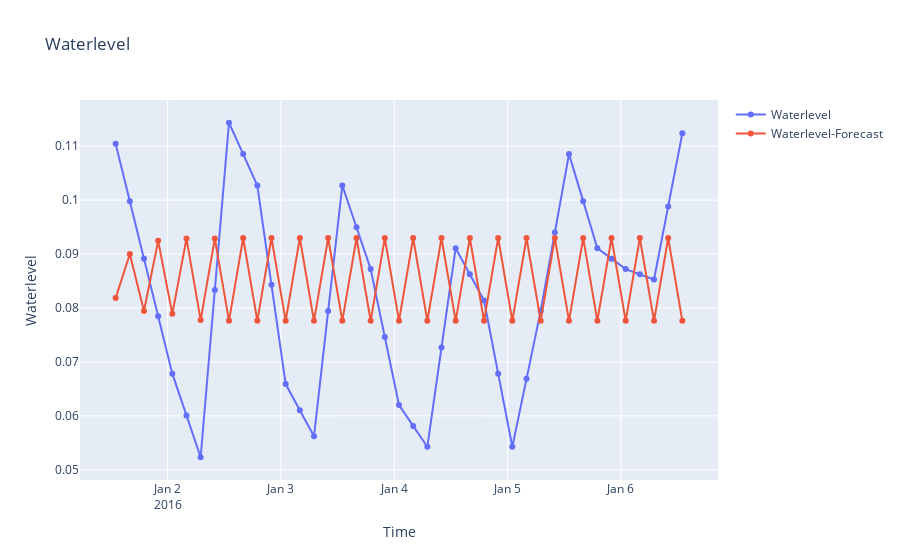

Write notebook code for a chart like this one.
### Code cell
import plotly.graph_objects as go

fig = go.Figure()

fig.add_trace(go.Scatter(x=test_subset.index, y=test_subset['Waterlevel'],
                         mode='lines+markers',
                         name='Waterlevel',
                         hovertemplate='Date: %{x}<br>Waterlevel: %{y}<extra></extra>'))
fig.add_trace(go.Scatter(x=test_subset.index, y=rf_forecast,
                         mode='lines+markers',
                         name='Waterlevel-Forecast',
                         hovertemplate='Date: %{x}<br>Waterlevel: %{y}<extra></extra>'))
fig.update_layout(title='Waterlevel',
                  xaxis_title='Time',
                  yaxis_title='Waterlevel',
                  hovermode='x unified')
fig.show()
